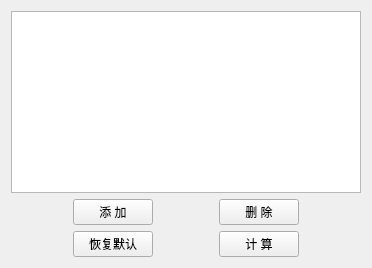
<?xml version="1.0" encoding="UTF-8"?>
<ui version="4.0">
 <class>HAdjustEditWidget</class>
 <widget class="QWidget" name="HAdjustEditWidget">
  <property name="geometry">
   <rect>
    <x>0</x>
    <y>0</y>
    <width>368</width>
    <height>268</height>
   </rect>
  </property>
  <property name="windowTitle">
   <string>Form</string>
  </property>
  <layout class="QGridLayout" name="gridLayout">
   <item row="2" column="1">
    <widget class="QPushButton" name="pushButton_3">
     <property name="text">
      <string>恢复默认</string>
     </property>
     <property name="autoDefault">
      <bool>false</bool>
     </property>
    </widget>
   </item>
   <item row="1" column="3">
    <widget class="QPushButton" name="pushButton_2">
     <property name="text">
      <string>删 除</string>
     </property>
    </widget>
   </item>
   <item row="2" column="3">
    <widget class="QPushButton" name="pushButton_4">
     <property name="text">
      <string>计 算</string>
     </property>
    </widget>
   </item>
   <item row="1" column="1">
    <widget class="QPushButton" name="pushButton_1">
     <property name="text">
      <string>添 加</string>
     </property>
    </widget>
   </item>
   <item row="0" column="0" colspan="5">
    <widget class="HEntireTableWidget" name="tableWidget">
     <property name="minimumSize">
      <size>
       <width>350</width>
       <height>0</height>
      </size>
     </property>
    </widget>
   </item>
   <item row="1" column="0" rowspan="2">
    <spacer name="horizontalSpacer_1">
     <property name="orientation">
      <enum>Qt::Horizontal</enum>
     </property>
     <property name="sizeHint" stdset="0">
      <size>
       <width>56</width>
       <height>49</height>
      </size>
     </property>
    </spacer>
   </item>
   <item row="1" column="2" rowspan="2">
    <spacer name="horizontalSpacer_2">
     <property name="orientation">
      <enum>Qt::Horizontal</enum>
     </property>
     <property name="sizeHint" stdset="0">
      <size>
       <width>55</width>
       <height>49</height>
      </size>
     </property>
    </spacer>
   </item>
   <item row="1" column="4" rowspan="2">
    <spacer name="horizontalSpacer_9">
     <property name="orientation">
      <enum>Qt::Horizontal</enum>
     </property>
     <property name="sizeHint" stdset="0">
      <size>
       <width>56</width>
       <height>49</height>
      </size>
     </property>
    </spacer>
   </item>
  </layout>
 </widget>
 <customwidgets>
  <customwidget>
   <class>HEntireTableWidget</class>
   <extends>QTableWidget</extends>
   <header>HePlugin/HEntireTableWidget.h</header>
  </customwidget>
 </customwidgets>
 <resources/>
 <connections/>
</ui>
